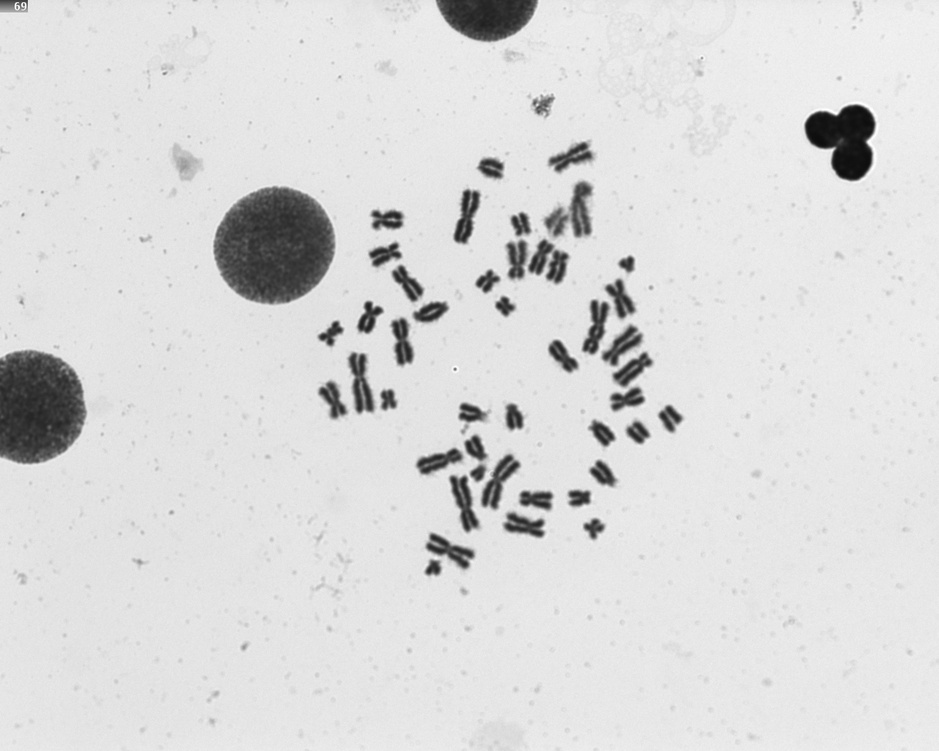
#> input picture 2Gy-004.JPG, 939 x 751 px, shrunk from 1280 x 1024 before the run
$ python -i preprocesing.py   (imports and definitions only)
#> lines starting #> are read from the running program, lines starting #| are printed output that depends on the picture; after the words box and inside, x2 and y2 are one past the last pixel; in counts of white or black regions, pixels touching at a corner belong together
import cv2
from skimage.filters.rank import entropy
from skimage.morphology import disk
import numpy as np

def generate_synthetic_RGB_image(img_path):

#> called with img_path = '2Gy-004.JPG'
    img = cv2.imread(img_path)
#> img is the input picture: shape (751, 939, 3); min 12, max 255, mean 217.8

    # Transformamos la imagen que puede ser en color a escala de grises
    if len(img.shape) == 3 and img.shape[2] == 3:
        gray = cv2.cvtColor(img, cv2.COLOR_BGR2GRAY)
    else:
        gray = img

    processed_rgb = cv2.merge([gray, otsu_binarization(gray), entropy_norm(gray)])

    return processed_rgb


def otsu_binarization(gray_img):
    _, binary_otsu = cv2.threshold(gray_img, 0, 255, cv2.THRESH_BINARY + cv2.THRESH_OTSU)
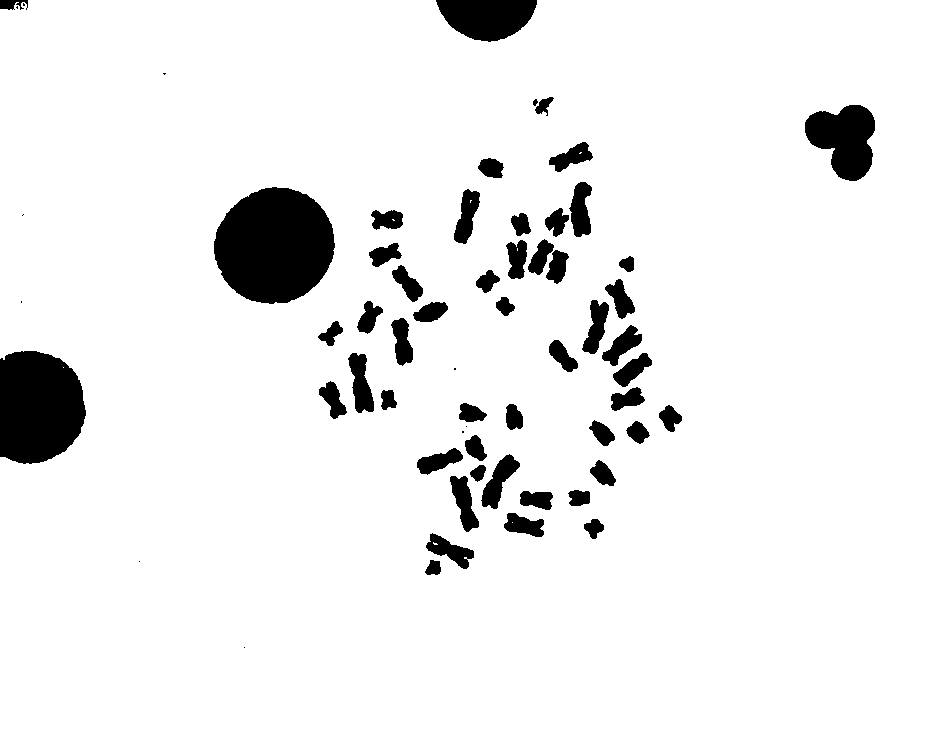
#> binary_otsu: shape (751, 939); 93.2% white; 62 black regions (10 under 20 px), largest, box (x1, y1, x2, y2) and area: (214, 187, 335, 304) 10883, (0, 351, 86, 464) 8115, (805, 105, 875, 181) 3590
    return binary_otsu


def entropy_norm(gray_img):
    entropy_img = entropy(gray_img, disk(5))
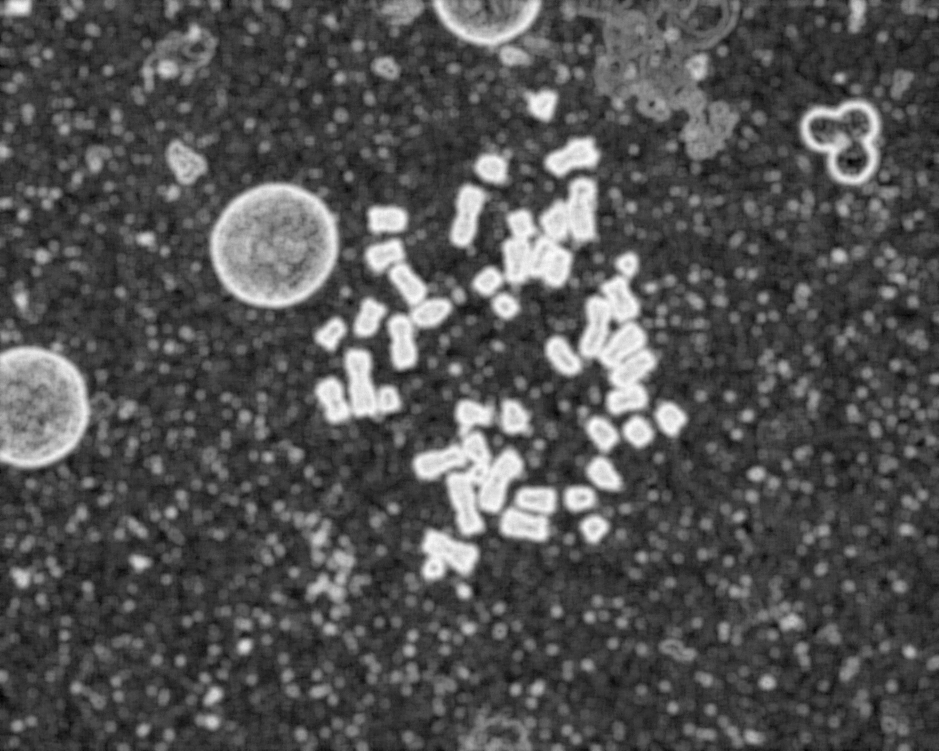
#> entropy_img: shape (751, 939) float64; min 1.48, max 6.22, mean 3.02; drawn with min black and max white

    entropy_norm = ((entropy_img - entropy_img.min()) /
                    (entropy_img.max() - entropy_img.min()) * 255).astype(np.uint8)

    return entropy_norm

>>> result = generate_synthetic_RGB_image('2Gy-004.JPG')
#> in generate_synthetic_RGB_image, `processed_rgb = cv2.merge([gray, otsu_binarization(gray), entropy_norm..`:
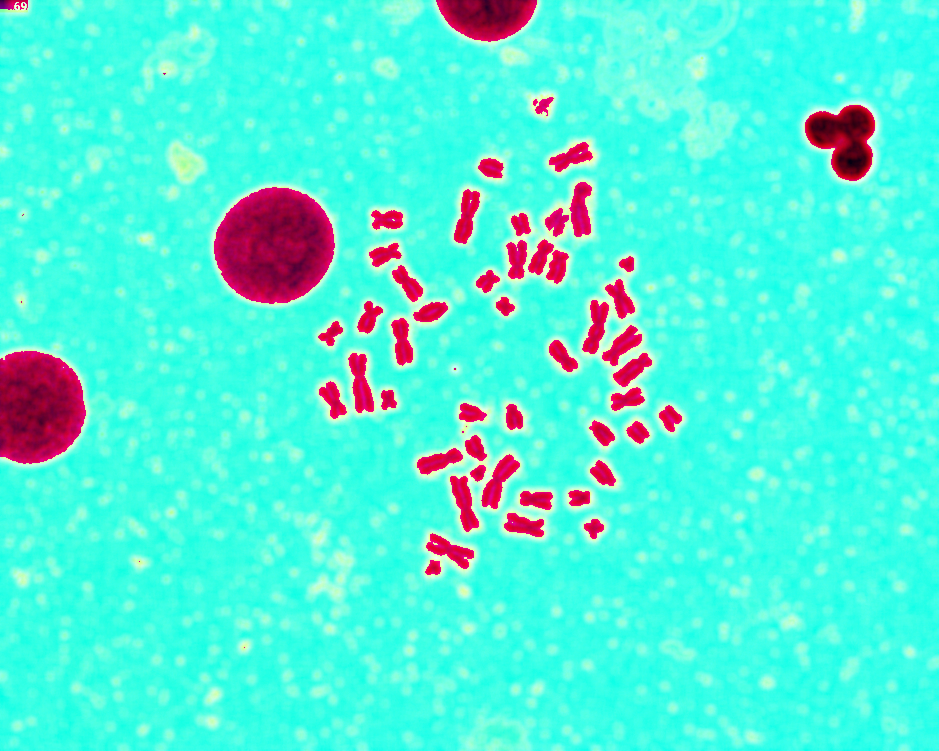
#> processed_rgb: shape (751, 939, 3); mean of channels 0, 1, 2 217.8, 237.6, 82.3; drawn as B, G, R
